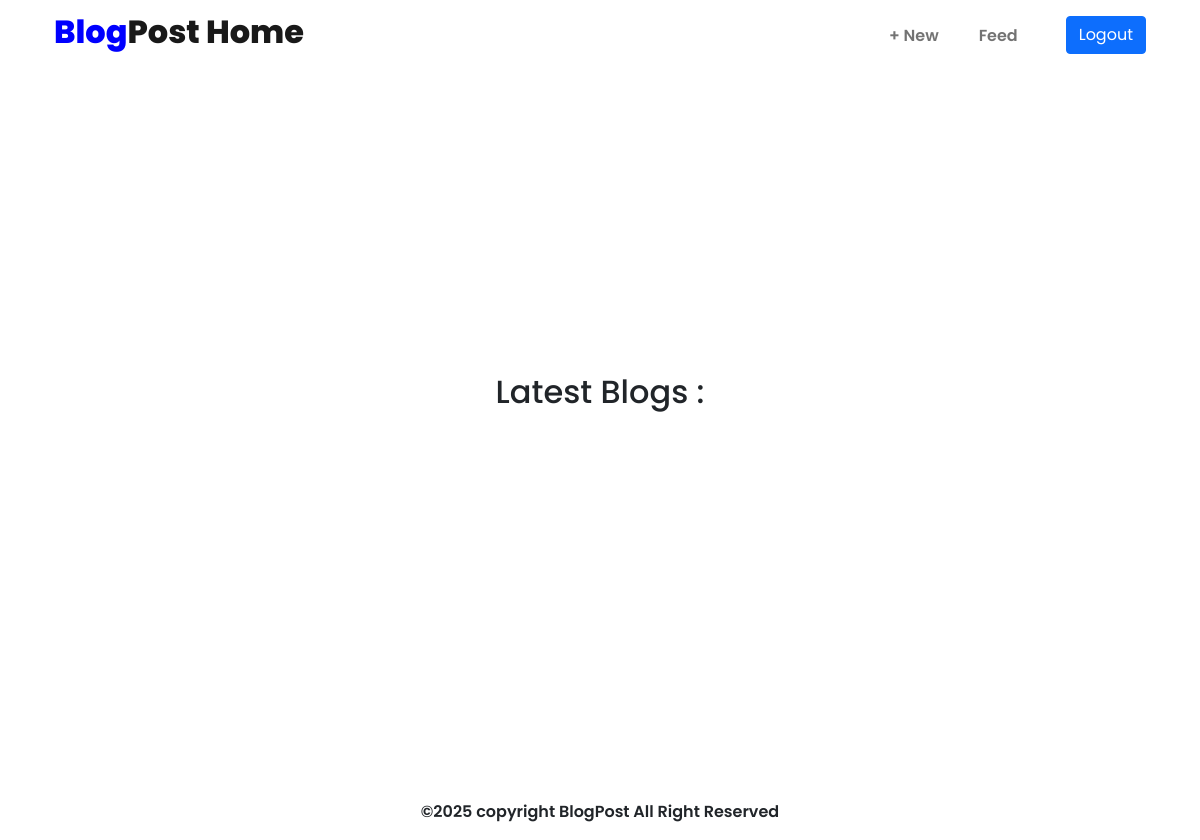
Page /blog_list/ (signed in) on the earlier database version.
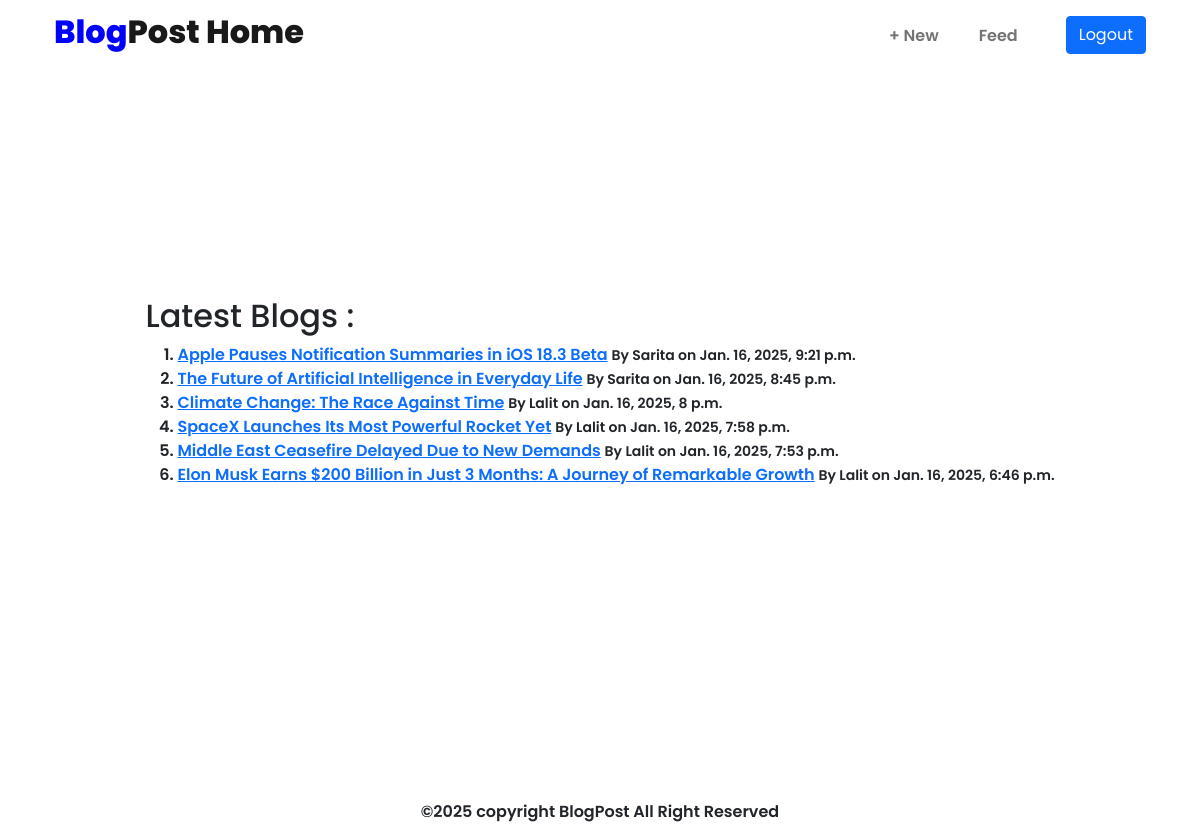
Same page on the later database version.
### BlogApp/models.py (models this page shows, shortened)
class Blog(models.Model):
    title = models.CharField(max_length=100)
    content = models.TextField()
    author = models.ForeignKey(User, on_delete=models.CASCADE)
    created_at = models.DateTimeField(auto_now_add=True)
    updated_at = models.DateTimeField(auto_now=True)

### BlogApp/views.py (the view)
# urls.py: path('blog_list/', views.blog_list, name='blog_list'),
@login_required(login_url='../')
def blog_list(request):
    blogs = Blog.objects.all().order_by('-created_at')
    return render(request, 'BlogApp/user/blog_list.html', {'blogs': blogs})

### BlogApp/templates/BlogApp/user/blog_list.html
{% extends 'BlogApp/user/userbase.html' %}
{% block contents %}
<div class="blog-list-container">
    <h2>Latest Blogs :</h2>
    <ul class="blog-list" style="list-style-type: decimal;">
        {% for blog in blogs %}
        <li class="blog-item">
            <a href="{% url 'blog_detail' blog.pk %}" class="blog-link">{{ blog.title }}</a>
            <small class="blog-meta">By {{ blog.author }} on {{ blog.created_at }}</small>
        </li>
        {% endfor %}
    </ul>
</div>
{% endblock %}

Differences in the rows shown:
added Blog: title "Apple Pauses Notification Summaries in iOS 18.3 Beta", author "Sarita", created_at "Jan. 16, 2025, 9:21 p.m."
added Blog: title "The Future of Artificial Intelligence in Everyday Life", author "Sarita", created_at "Jan. 16, 2025, 8:45 p.m."
added Blog: title "Climate Change: The Race Against Time", author "Lalit", created_at "Jan. 16, 2025, 8 p.m."
added Blog: title "SpaceX Launches Its Most Powerful Rocket Yet", author "Lalit", created_at "Jan. 16, 2025, 7:58 p.m."
added Blog: title "Middle East Ceasefire Delayed Due to New Demands", author "Lalit", created_at "Jan. 16, 2025, 7:53 p.m."
added Blog: title "Elon Musk Earns $200 Billion in Just 3 Months: A Journey of Remarkable Growth", author "Lalit", created_at "Jan. 16, 2025, 6:46 p.m."
